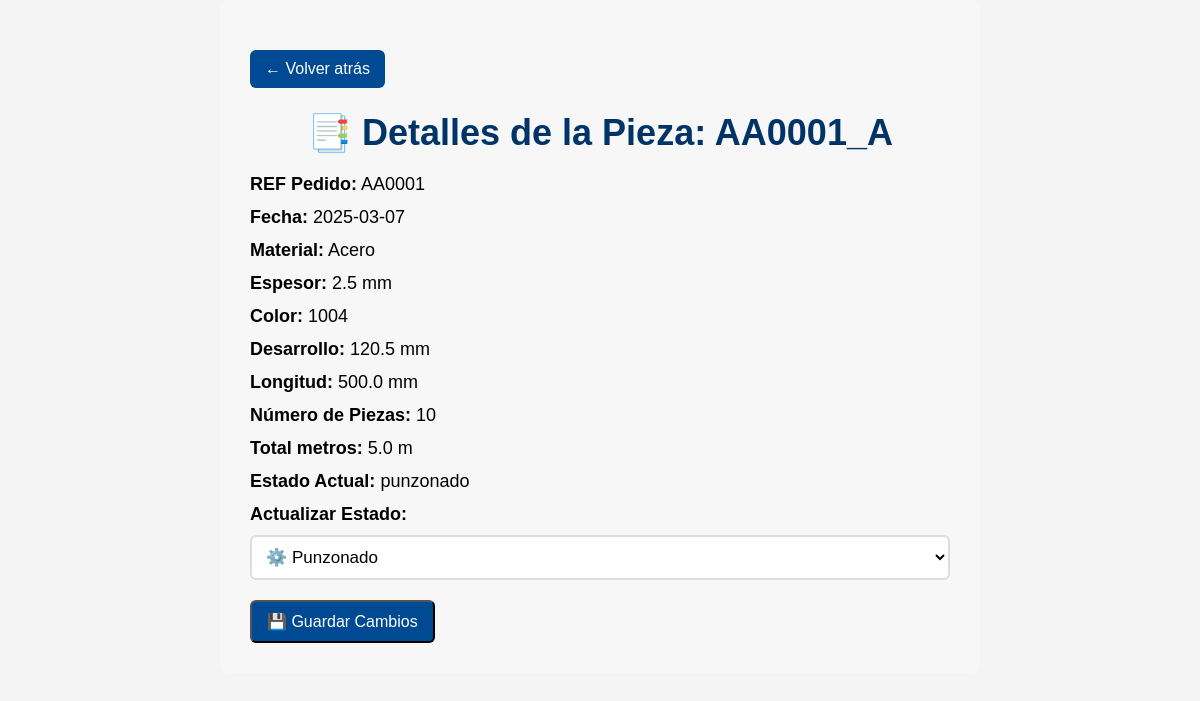
The app's page /pieza/1/detalle with its own data.
### app.py (models this page shows, shortened)
class Pieza(db.Model):
    id = db.Column(db.Integer, primary_key=True)
    referencia = db.Column(db.String(50), unique=True, nullable=False)  # Ejemplo: AA0001_F
    material = db.Column(db.String(50), nullable=False)
    espesor = db.Column(db.Float, nullable=False)
    color = db.Column(db.String(50), nullable=False)  # Ejemplo: 1004
    punzado = db.Column(db.Boolean, default=False)
    falseo = db.Column(db.Boolean, default=False)
    desarrollo = db.Column(db.Float, nullable=False)  # En mm
    longitud = db.Column(db.Float, nullable=False)  # En mm
    numero_piezas = db.Column(db.Integer, nullable=False)
    total_metros = db.Column(db.Float, nullable=False)  # Calculado: (longitud * numero_piezas) / 1000
    estado_produccion = db.Column(db.String(50), nullable=False)
    pedido_id = db.Column(db.Integer, db.ForeignKey('pedido.id'), nullable=False)

class Pedido(db.Model):
    id = db.Column(db.Integer, primary_key=True)
    numero_pedido = db.Column(db.String(50), unique=True, nullable=False)
    fecha = db.Column(db.Date, nullable=False, default=datetime.utcnow)
    prioridad = db.Column(db.Integer, nullable=False, default=4)  # Nivel de prioridad 1-4
    completado = db.Column(db.Boolean, default=False)  # Se actualiza cuando todas las piezas están completadas
    cliente_id = db.Column(db.Integer, db.ForeignKey('cliente.id'), nullable=False)
    piezas = db.relationship('Pieza', backref='pedido', lazy=True)

### app.py (the view)
@app.route('/pieza/<int:pieza_id>/detalle')
def pieza_detalle(pieza_id):
    pieza = Pieza.query.get_or_404(pieza_id)
    return render_template('pieza_detalle.html', pieza=pieza)

### templates/pieza_detalle.html (shortened to what this page needs)
<!DOCTYPE html>
<html lang="es">
<head>
    <link rel="stylesheet" href="{{ url_for('static', filename='css/styles.css') }}">
</head>
<body>
    <div class="detalle-container">
        <a href="/" class="btn-volver">← Volver atrás</a>
        <h1>📑 Detalles de la Pieza: {{ pieza.referencia }}</h1>
        <div class="detalle-info">
            <p><strong>REF Pedido:</strong> {{ pieza.pedido.numero_pedido }}</p>
            <p><strong>Fecha:</strong> {{ pieza.pedido.fecha.strftime("%Y-%m-%d") }}</p>
            <p><strong>Material:</strong> {{ pieza.material }}</p>
            <p><strong>Espesor:</strong> {{ pieza.espesor }} mm</p>
            <p><strong>Color:</strong> {{ pieza.color }}</p>
            <p><strong>Desarrollo:</strong> {{ pieza.desarrollo }} mm</p>
            <p><strong>Longitud:</strong> {{ pieza.longitud }} mm</p>
            <p><strong>Número de Piezas:</strong> {{ pieza.numero_piezas }}</p>
            <p><strong>Total metros:</strong> {{ pieza.total_metros }} m</p>
            <p><strong>Estado Actual:</strong> {{ pieza.estado_produccion }}</p>
        </div>
        <form id="formActualizarEstado">
            <label><strong>Actualizar Estado:</strong></label>
            <select name="estado" id="estado">
                <option value="punzonado" {{ 'selected' if pieza.estado_produccion == 'punzonado' else '' }}>⚙️ Punzonado</option>
            </select>
            <button type="submit" class="btn-guardar">💾 Guardar Cambios</button>
        </form>
    </div>
</body>
</html>

### static/css/styles.css (style rules this page uses)
body { background-color: #f4f4f4; font-family: 'Arial', sans-serif; margin: 0; padding: 0; }
h1 { text-align: center; font-size: 2em; color: #003366; margin-bottom: 20px; }
.detalle-container { width: 80%; max-width: 700px; margin: auto; padding: 30px; background: #f7f7f7; border-radius: 8px; font-family: Arial, sans-serif; font-size: 18px; }
.detalle-info p { margin: 12px 0; }
.btn-volver, .btn-guardar { display: inline-block; padding: 10px 15px; background-color: #004a94; color: #fff; text-decoration: none; border-radius: 6px; margin-top: 20px; font-size: 16px; }
#estado { padding: 10px; width: 100%; margin-top: 10px; border-radius: 6px; border: 2px solid #ddd; background-color: #ffffff; font-size: 17px; }

### records on screen
Pieza: referencia "AA0001_A", material "Acero", espesor "2.5", color "1004", desarrollo "120.5", longitud "500.0", numero_piezas "10", total_metros "5.0", estado_produccion "punzonado"
Pedido: pedido.numero_pedido "AA0001", pedido.fecha "2025-03-07"
